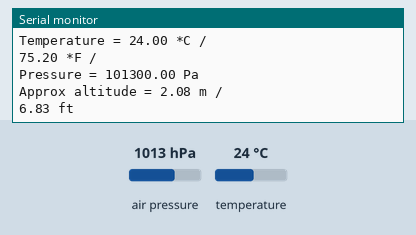
A sketch run on a simulated Arduino Uno, built with avr-gcc and run on an emulated ATmega328P. Parts: the last lines printed to the serial monitor. The inputs (shaded band) are chosen by the test bench; at power-on: air pressure 1013 hPa, temperature 24 °C.

Above: at 1.2 s.
1.3 s: air pressure set to 952 hPa
At 2.6 s:
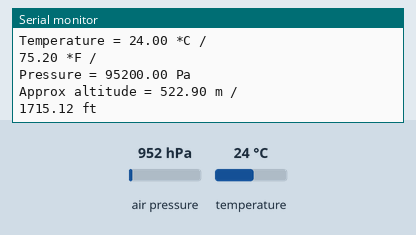
2.8 s: temperature set to 41 °C
8.2 s: air pressure set to 975 hPa
At 9.6 s:
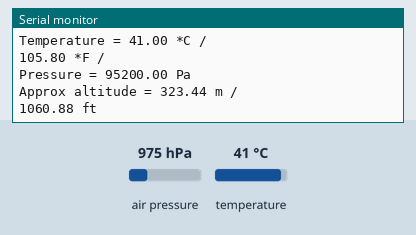
Timing chart, 0 to 11.2 s (numbered marks = the images above; inputs shaded):
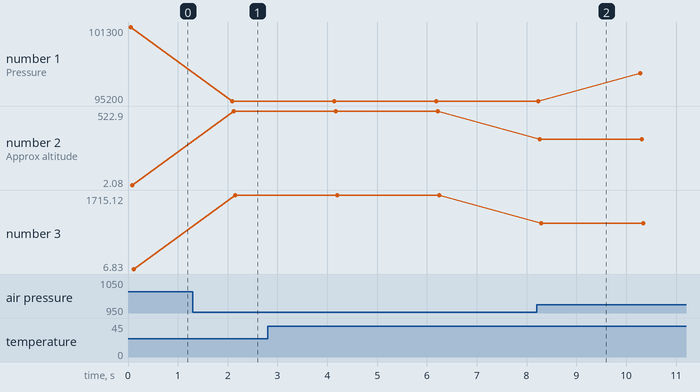

Measured:
- after the input at 1.3 s, the serial monitor: prints a new line after 0.80 s (image 1)
- after the input at 8.2 s, the serial monitor: prints a new line after 0.06 s (image 2)
- plotted number 1: 101300 → 95200 after the input at 1.3 s, 95200 → 97500 after the input at 8.2 s
- plotted number 2: 2.08 → 522.9 after the input at 1.3 s, 522.9 → 323.44 after the input at 8.2 s
- plotted number 3: 6.83 → 1715.12 after the input at 1.3 s, 1715.12 → 1060.88 after the input at 8.2 s

The sketch:

bmp280.ino
```cpp
#include <Wire.h>
#include <SPI.h>
#include <Adafruit_Sensor.h>
#include <Adafruit_BMP280.h>

#define BMP_SCK 13
#define BMP_MISO 12
#define BMP_MOSI 11
#define BMP_CS 10

Adafruit_BMP280 bme; // I2C
//Adafruit_BMP280 bme(BMP_CS); // hardware SPI
//Adafruit_BMP280 bme(BMP_CS, BMP_MOSI, BMP_MISO,  BMP_SCK);

void setup() {
  Serial.begin(9600);
  Serial.println(F("BMP280 test"));

  if (!bme.begin()) {
    Serial.println("Could not find a valid BMP280 sensor, check wiring!");
    while (1);
  }
}

void loop() {
  Serial.print("Temperature = ");
  Serial.print(bme.readTemperature());
  Serial.println(" *C / ");
  Serial.print((9 * bme.readTemperature() / 5) + 32);
  Serial.println(" *F / ");

  Serial.print("Pressure = ");
  Serial.print(bme.readPressure());
  Serial.println(" Pa");

  Serial.print("Approx altitude = ");
  Serial.print(bme.readAltitude(1013.25)); // this should be adjusted to your local forcase
  Serial.println(" m / ");
  Serial.print((bme.readAltitude(1013.25) * 3.28 )); // this should be adjusted to your local forcase
  Serial.println(" ft");

  Serial.println();
  delay(2000);
}
```
